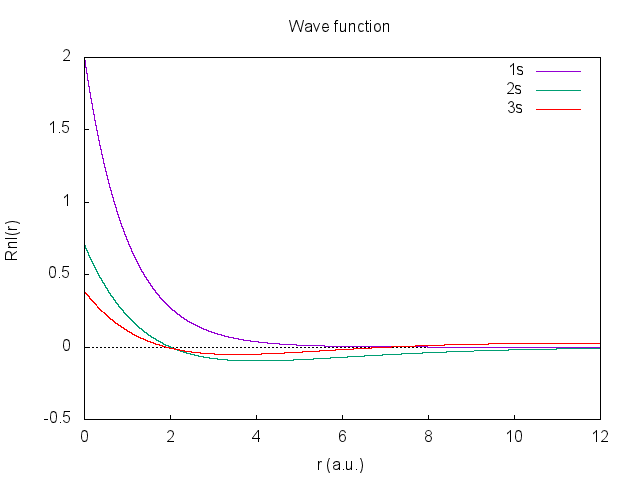

This figure's gnuplot source:
#!/gnuplot
#
#    
#    	G N U P L O T
#    	Version 5.0 patchlevel 0    last modified 2015-01-01 
#    
#    	Copyright (C) 1986-1993, 1998, 2004, 2007-2015
#    	Thomas Williams, Colin Kelley and many others
#    
#    	gnuplot home:     http://www.gnuplot.info
#    	faq, bugs, etc:   type "help FAQ"
#    	immediate help:   type "help"  (plot window: hit 'h')
# set terminal windows 0 color solid butt enhanced
# set output
unset clip points
set clip one
unset clip two
set bar 1.000000 front
set border 31 front lt black linewidth 1.000 dashtype solid
set zdata 
set ydata 
set xdata 
set y2data 
set x2data 
set boxwidth
set style fill  empty border
set style rectangle back fc  bgnd fillstyle   solid 1.00 border lt -1
set style circle radius graph 0.02, first 0.00000, 0.00000 
set style ellipse size graph 0.05, 0.03, first 0.00000 angle 0 units xy
set dummy x, y
set format x "% h" 
set format y "% h" 
set format x2 "% h" 
set format y2 "% h" 
set format z "% h" 
set format cb "% h" 
set format r "% h" 
set timefmt "%d/%m/%y,%H:%M"
set angles radians
unset grid
set raxis
set style parallel front  lt black linewidth 2.000 dashtype solid
set key title ""
set key inside right top vertical Right noreverse enhanced autotitle nobox
set key noinvert samplen 4 spacing 1 width 0 height 0 
set key maxcolumns 0 maxrows 0
set key noopaque
unset label
unset arrow
set style increment default
unset style line
unset style arrow
set style histogram clustered gap 2 title textcolor lt -1
unset object
set style textbox transparent margins  1.0,  1.0 border
unset logscale
set offsets 0, 0, 0, 0
set pointsize 1
set pointintervalbox 1
set encoding default
unset polar
unset parametric
unset decimalsign
set view 60, 30, 1, 1
set samples 100, 100
set isosamples 10, 10
set surface 
unset contour
set cntrlabel  format '%8.3g' font '' start 5 interval 20
set mapping cartesian
set datafile separator ","
unset hidden3d
set cntrparam order 4
set cntrparam linear
set cntrparam levels auto 5
set cntrparam points 5
set size ratio 0 1,1
set origin 0,0
set style data points
set style function lines
set xzeroaxis
unset yzeroaxis
unset zzeroaxis
unset x2zeroaxis
unset y2zeroaxis
set ticslevel 0.5
set tics scale  1, 0.5, 1, 1, 1
set mxtics default
set mytics default
set mztics default
set mx2tics default
set my2tics default
set mcbtics default
set mrtics default
set xtics border in scale 1,0.5 nomirror norotate  autojustify
set xtics autofreq  norangelimit
set ytics border in scale 1,0.5 nomirror norotate  autojustify
set ytics autofreq  norangelimit
set ztics border in scale 1,0.5 nomirror norotate  autojustify
set ztics autofreq  norangelimit
unset x2tics
unset y2tics
set cbtics border in scale 1,0.5 mirror norotate  autojustify
set cbtics autofreq  norangelimit
set rtics axis in scale 1,0.5 nomirror norotate  autojustify
set rtics autofreq  norangelimit
unset paxis 1 tics
unset paxis 2 tics
unset paxis 3 tics
unset paxis 4 tics
unset paxis 5 tics
unset paxis 6 tics
unset paxis 7 tics
set title "Wave function" 
set title  font "" norotate
set timestamp bottom 
set timestamp "" 
set timestamp  font "" norotate
set rrange [ * : * ] noreverse nowriteback
set trange [ * : * ] noreverse nowriteback
set urange [ * : * ] noreverse nowriteback
set vrange [ * : * ] noreverse nowriteback
set xlabel "r (a.u.)" 
set xlabel  font "" textcolor lt -1 norotate
set x2label "" 
set x2label  font "" textcolor lt -1 norotate
set xrange [ 0.00000 : 12.0000 ] noreverse nowriteback
set x2range [ * : * ] noreverse nowriteback
set ylabel "Rnl(r)" 
set ylabel  font "" textcolor lt -1 rotate by -270
set y2label "" 
set y2label  font "" textcolor lt -1 rotate by -270
set yrange [ -0.500000 : 2.00000 ] noreverse nowriteback
set y2range [ * : * ] noreverse nowriteback
set zlabel "" 
set zlabel  font "" textcolor lt -1 norotate
set zrange [ * : * ] noreverse nowriteback
set cblabel "" 
set cblabel  font "" textcolor lt -1 rotate by -270
set cbrange [ * : * ] noreverse nowriteback
set paxis 1 range [ * : * ] noreverse nowriteback
set paxis 2 range [ * : * ] noreverse nowriteback
set paxis 3 range [ * : * ] noreverse nowriteback
set paxis 4 range [ * : * ] noreverse nowriteback
set paxis 5 range [ * : * ] noreverse nowriteback
set paxis 6 range [ * : * ] noreverse nowriteback
set paxis 7 range [ * : * ] noreverse nowriteback
set zero 1e-008
set lmargin  -1
set bmargin  -1
set rmargin  -1
set tmargin  -1
set locale "Japanese_Japan.932"
set pm3d explicit at s
set pm3d scansautomatic
set pm3d interpolate 1,1 flush begin noftriangles noborder corners2color mean
set palette positive nops_allcF maxcolors 0 gamma 1.5 color model RGB 
set palette rgbformulae 7, 5, 15
set colorbox default
set colorbox vertical origin screen 0.9, 0.2, 0 size screen 0.05, 0.6, 0 front bdefault
set style boxplot candles range  1.50 outliers pt 7 separation 1 labels auto unsorted
set loadpath 
set fontpath 
set psdir
set fit brief errorvariables nocovariancevariables errorscaling prescale nowrap v5
GNUTERM = "windows"
ARGC = 0
ARG0 = ""
x = 0.0
## Last datafile plotted: "wavefunction_H_3s.csv"
p "wavefunction_H_1s.csv" using 1:2 title "1s" with l, "wavefunction_H_2s.csv" using 1:2 title "2s" with l, "wavefunction_H_3s.csv" using 1:2 title "3s" with l lc rgb "red"
#    EOF
